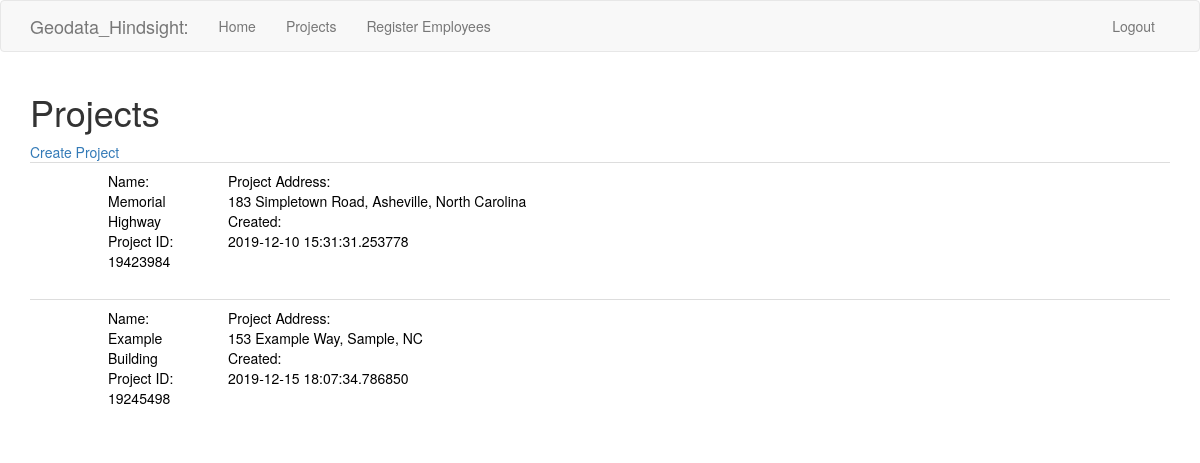
/projects/users/susan (signed in), run on the app's committed database.
### app/models.py (models this page shows, shortened)
class Project(db.Model):
	id = db.Column(db.Integer, primary_key=True)
	internal_id = db.Column(db.Integer, index=True, unique=True)
	project_name = db.Column(db.String(60), index=True, unique=True)
	project_address = db.Column(db.String(120), unique=True)
	time_created = db.Column(db.DateTime, default=datetime.utcnow())
	creator_id = db.Column(db.Integer, db.ForeignKey('user.id'))
	tasks = db.relationship('Task', backref='project', lazy='dynamic')

### app/routes.py (the view)
@app.route('/projects/users/<username>')
@login_required
def projects(username):
    projects = Project.query.all()
    return render_template('exploreprojects.html', projects=projects)

### app/models.py (called while the page is built)
@login.user_loader
def load_user(id):
	return User.query.get(int(id))

### app/templates/exploreprojects.html
{% extends "base.html" %}
{% block app_content %}
    <h1>Projects</h1>
    {% if current_user.manager %}
    <a href="{{ url_for('createproject',username=current_user.username)}}">Create Project</a>
    {% endif %}
    {% for project in projects %}
        {% include '_project.html' %}
    {% endfor %}
{% endblock %}

### app/templates/_project.html
<a href="{{ url_for('project', projectid=project.internal_id) }}" style='text-decoration:none; color:black'>
<table class="table table-hover">
    <tr>
        <td width="70px">
        </td>
        <td width = "120px">
            Name:<br> {{ project.project_name }}<br>
            Project ID:<br> {{ project.internal_id }}
        </td>
        <td>
            Project Address:<br> {{ project.project_address }}<br>
            Created:<br> {{ project.time_created }}
        </td>
    </tr>
</table>
</a>

### data on the page
Project: project_name "Memorial Highway", internal_id "19423984", project_address "183 Simpletown Road, Asheville, North Carolina", time_created "2019-12-10 15:31:31.253778"
Project: project_name "Example Building", internal_id "19245498", project_address "153 Example Way, Sample, NC", time_created "2019-12-15 18:07:34.786850"
